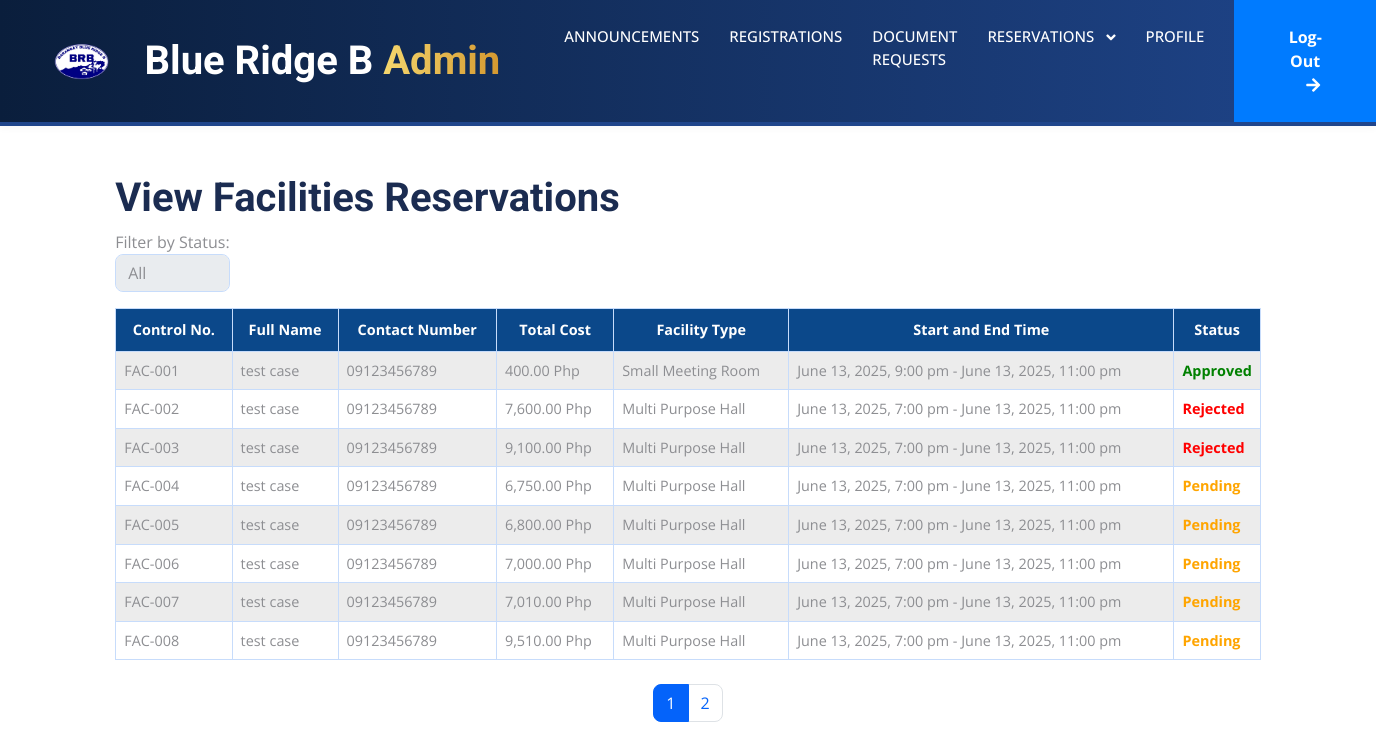
/view_facilities_reservations.php (signed in), run on the app's committed database.
### tables this page shows
CREATE TABLE `facilities_reservations` (
  `id` int(11) NOT NULL,
  `user_id` int(11) NOT NULL,
  `facility_type` enum('Multi Purpose Hall','Community Center','Session Hall','Conference Room','Small Meeting Room') NOT NULL,
  `is_mandatory_charges_applicable` tinyint(1) DEFAULT 1,
  `with_aircon` tinyint(1) DEFAULT 0,
  `rooftop_option` tinyint(1) DEFAULT 0,
  `start_time` datetime NOT NULL,
  `end_time` datetime NOT NULL,
  `sound_system` tinyint(1) DEFAULT 0,
  `projector` tinyint(1) DEFAULT 0,
  `lifetime_table` int(11) DEFAULT 0,
  `lifetime_chair` int(11) DEFAULT 0,
  `long_table` int(11) DEFAULT 0,
  `monoblock_chair` int(11) DEFAULT 0,
  `security_parking` tinyint(1) DEFAULT 0,
  `group_over_50` tinyint(1) DEFAULT 0,
  `caretaker` tinyint(1) DEFAULT 0,
  `sound_operator` tinyint(1) DEFAULT 0,
  `total_cost` decimal(10,2) NOT NULL,
  `created_at` timestamp NOT NULL DEFAULT current_timestamp(),
  `status` enum('pending','approved','rejected') DEFAULT 'pending',
  `approved_by` varchar(255) DEFAULT NULL,
  `rejection_reason` text DEFAULT NULL,
  `time_approved` datetime DEFAULT NULL,
  `time_rejected` datetime DEFAULT NULL,
  `rejected_by` varchar(255) DEFAULT NULL
);

CREATE TABLE `users` (
  `id` int(11) NOT NULL,
  `username` varchar(50) NOT NULL,
  `password` varchar(255) NOT NULL,
  `first_name` varchar(100) NOT NULL,
  `middle_name` varchar(100) DEFAULT NULL,
  `last_name` varchar(100) NOT NULL,
  `gender` enum('Male','Female','Other') NOT NULL,
  `phone_number` varchar(15) NOT NULL,
  `email` varchar(100) NOT NULL,
  `birthdate` date NOT NULL,
  `street` varchar(255) NOT NULL,
  `lot_block` varchar(100) DEFAULT NULL,
  `blood_type` varchar(5) DEFAULT NULL,
  `house_number` varchar(50) NOT NULL,
  `date_registered` timestamp NOT NULL DEFAULT current_timestamp(),
  `is_verified` tinyint(1) DEFAULT 0,
  `verify_token` varchar(64) DEFAULT NULL
);

### view_facilities_reservations.php (the view, shortened to what this page needs)
<?php
include 'db.php';
$statusFilter = isset($_GET['status']) ? $_GET['status'] : 'all';
$limit = 8;
$page = isset($_GET['page']) ? (int)$_GET['page'] : 1;
$offset = ($page - 1) * $limit;
$sql = "SELECT facilities_reservations.id, facilities_reservations.facility_type, facilities_reservations.start_time, facilities_reservations.end_time, facilities_reservations.status, facilities_reservations.total_cost, facilities_reservations.approved_by, facilities_reservations.time_approved, facilities_reservations.rejected_by, facilities_reservations.rejection_reason, facilities_reservations.time_rejected, facilities_reservations.with_aircon, facilities_reservations.rooftop_option, facilities_reservations.sound_system, facilities_reservations.projector, facilities_reservations.group_over_50, facilities_reservations.lifetime_table, facilities_reservations.lifetime_chair, facilities_reservations.long_table, facilities_reservations.monoblock_chair, users.first_name, users.last_name, users.phone_number
        FROM facilities_reservations
        JOIN users ON facilities_reservations.user_id = users.id";
$sql .= " LIMIT $limit OFFSET $offset";
$result = $conn->query($sql);
$countSql = "SELECT COUNT(*) AS total FROM facilities_reservations";
$countResult = $conn->query($countSql);
$totalReservations = $countResult->fetch_assoc()['total'];
$totalPages = ceil($totalReservations / $limit);
?>
<!DOCTYPE html>
<html lang="en">
    <?php include 'includes/admin_head.php'; ?>
    <link href="view_document_requests.css" rel="stylesheet">
    <link href= "admin_dashboard.css" rel="stylesheet">
<body>
    <?php include 'includes/admin_navbar.php'; ?>
    <div class="container mt-5">
        <h1>View Facilities Reservations</h1>
        <div class="d-flex gap-3 mb-3">
            <div class="form-group">
                <label for="statusFilter">Filter by Status:</label>
                <select id="statusFilter" class="form-control" onchange="filterReservations()">
                    <option value="all" <?php if ($statusFilter === 'all') echo 'selected'; ?>>All</option>
                </select>
            </div>
        </div>
        <?php if ($result && $result->num_rows > 0): ?>
            <table class="table table-bordered table-striped mt-3">
                <thead>
                    <tr>
                        <th>Control No.</th>
                        <th>Full Name</th>
                        <th>Contact Number</th>
                        <th>Total Cost</th>
                        <th>Facility Type</th>
                        <th>Start and End Time</th>
                        <th>Status</th>
                    </tr>
                </thead>
                <tbody>
                    <?php while ($row = $result->fetch_assoc()): ?>
                        <tr class="clickable-row"
                            data-id="<?php echo $row['id']; ?>"
                            data-full-name="<?php echo $row['first_name'] . ' ' . $row['last_name']; ?>"
                            data-phone-number="<?php echo $row['phone_number']; ?>"
                            data-facility-type="<?php echo $row['facility_type']; ?>"
                            data-total-cost="<?php echo $row['total_cost']; ?>"
                            data-start-time="<?php echo $row['start_time']; ?>"
                            data-end-time="<?php echo $row['end_time']; ?>"
                            data-status="<?php echo $row['status']; ?>"
                            data-approved-by="<?php echo isset($row['approved_by']) ? $row['approved_by'] : 'N/A'; ?>"
                            data-time-approved="<?php echo isset($row['time_approved']) ? $row['time_approved'] : 'N/A'; ?>"
                            data-rejected-by="<?php echo isset($row['rejected_by']) ? $row['rejected_by'] : 'N/A'; ?>"
                            data-rejection-reason="<?php echo isset($row['rejection_reason']) ? $row['rejection_reason'] : 'N/A'; ?>"
                            data-time-rejected="<?php echo isset($row['time_rejected']) ? $row['time_rejected'] : 'N/A'; ?>"
                            data-with-aircon="<?php echo $row['with_aircon']; ?>"
                            data-rooftop-option="<?php echo $row['rooftop_option']; ?>"
                            data-sound-system="<?php echo $row['sound_system']; ?>"
                            data-projector="<?php echo $row['projector']; ?>"
                            data-group-over-50="<?php echo $row['group_over_50']; ?>"
                            data-lifetime-table="<?php echo $row['lifetime_table']; ?>"
                            data-lifetime-chair="<?php echo $row['lifetime_chair']; ?>"
                            data-long-table="<?php echo $row['long_table']; ?>"
                            data-monoblock-chair="<?php echo $row['monoblock_chair']; ?>">
                            <td>FAC-<?php echo str_pad($row['id'], 3, '0', STR_PAD_LEFT); ?></td>
                            <td><?php echo $row['first_name'] . ' ' . $row['last_name']; ?></td>
                            <td><?php echo $row['phone_number']; ?></td>
                            <td><?php echo number_format($row['total_cost'], 2); ?> Php</td>
                            <td><?php echo $row['facility_type']; ?></td>
                            <td><?php echo date("F j, Y, g:i a", strtotime($row['start_time'])); ?> - <?php echo date("F j, Y, g:i a", strtotime($row['end_time'])); ?></td>
                            <td class="status-<?php echo htmlspecialchars($row['status']); ?>">
                                <?php
                                    if ($row['status'] === 'approved') {
                                        echo '<span class="status-approved" style="color: green;">Approved</span>';
                                    } elseif ($row['status'] === 'rejected') {
                                        echo '<span class="status-rejected" style="color: red;">Rejected</span>';
                                    } elseif ($row['status'] === 'pending') {
                                        echo '<span class="status-pending" style="color: orange;">Pending</span>';
                                    }
                                ?>
                            </td>
                        </tr>
                    <?php endwhile; ?>
                </tbody>
            </table>
            <nav>
                <ul class="pagination justify-content-center mt-4">
                    <?php for ($i = 1; $i <= $totalPages; $i++): ?>
                        <li class="page-item <?php echo $i === $page ? 'active' : ''; ?>">
                            <a class="page-link" href="?status=<?php echo $statusFilter; ?>&page=<?php echo $i; ?>"><?php echo $i; ?></a>
                        </li>
                    <?php endfor; ?>
                </ul>
            </nav>
        <?php else: ?>
            <p>No reservations found for the selected status.</p>
        <?php endif; ?>
    </div>
</body>
</html>

### index.css (style rules this page uses)
html, body { scroll-snap-type: y mandatory; scroll-behavior: smooth; }

### css/style.css (style rules this page uses)
:root { --primary: #0463FA; --light: #EFF5FF; --dark: #1B2C51; }

### view_document_requests.css (style rules this page uses)
.container { margin: 10px auto; max-width: 85%; }
.d-flex { display: flex; gap: 1rem; }
#document_type, #statusFilter { max-width: 300px; }
.table { font-size: 0.9rem; }
.table thead th { background-color: #0b488a; color: white; text-align: center; padding: 10px; }
.table-striped tbody tr:nth-of-type(odd) { background-color: #f9f9f9; }
.table tbody tr { transition: background-color 0.3s ease; }
.status-approved { color: #28a745; font-weight: bold; }
.status-rejected { color: #dc3545; font-weight: bold; }
.status-pending { color: #ffc107; font-weight: bold; }
.clickable-row { cursor: pointer; transition: background-color 0.3s ease, transform 0.2s ease; }
td:last-child { width: 1px; overflow: hidden; transition: width 0.3s ease; }

### admin_dashboard.css (style rules this page uses)
html, body { scroll-snap-type: y mandatory; scroll-behavior: smooth; }

### data on the page
facilities_reservations: id "001", user.first_name "test", user.last_name "case", user.phone_number "09123456789", total_cost "400.00", facility_type "Small Meeting Room", start_time "June 13, 2025, 9:00 pm", end_time "June 13, 2025, 11:00 pm", status "Approved"
facilities_reservations: id "002", user.first_name "test", user.last_name "case", user.phone_number "09123456789", total_cost "7,600.00", facility_type "Multi Purpose Hall", start_time "June 13, 2025, 7:00 pm", end_time "June 13, 2025, 11:00 pm", status "Rejected"
facilities_reservations: id "003", user.first_name "test", user.last_name "case", user.phone_number "09123456789", total_cost "9,100.00", facility_type "Multi Purpose Hall", start_time "June 13, 2025, 7:00 pm", end_time "June 13, 2025, 11:00 pm", status "Rejected"
facilities_reservations: id "004", user.first_name "test", user.last_name "case", user.phone_number "09123456789", total_cost "6,750.00", facility_type "Multi Purpose Hall", start_time "June 13, 2025, 7:00 pm", end_time "June 13, 2025, 11:00 pm", status "Pending"
facilities_reservations: id "005", user.first_name "test", user.last_name "case", user.phone_number "09123456789", total_cost "6,800.00", facility_type "Multi Purpose Hall", start_time "June 13, 2025, 7:00 pm", end_time "June 13, 2025, 11:00 pm", status "Pending"
facilities_reservations: id "006", user.first_name "test", user.last_name "case", user.phone_number "09123456789", total_cost "7,000.00", facility_type "Multi Purpose Hall", start_time "June 13, 2025, 7:00 pm", end_time "June 13, 2025, 11:00 pm", status "Pending"
facilities_reservations: id "007", user.first_name "test", user.last_name "case", user.phone_number "09123456789", total_cost "7,010.00", facility_type "Multi Purpose Hall", start_time "June 13, 2025, 7:00 pm", end_time "June 13, 2025, 11:00 pm", status "Pending"
facilities_reservations: id "008", user.first_name "test", user.last_name "case", user.phone_number "09123456789", total_cost "9,510.00", facility_type "Multi Purpose Hall", start_time "June 13, 2025, 7:00 pm", end_time "June 13, 2025, 11:00 pm", status "Pending"
